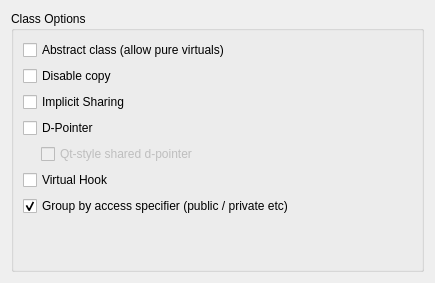
<ui version="4.0" >
 <class>Form</class>
 <widget class="QWidget" name="Form" >
  <property name="geometry" >
   <rect>
    <x>0</x>
    <y>0</y>
    <width>435</width>
    <height>283</height>
   </rect>
  </property>
  <property name="windowTitle" >
   <string>Form</string>
  </property>
  <layout class="QHBoxLayout" name="horizontalLayout_3" >
   <item>
    <widget class="QGroupBox" name="groupBox" >
     <property name="title" >
      <string>Class Options</string>
     </property>
     <property name="flat" >
      <bool>true</bool>
     </property>
     <layout class="QVBoxLayout" name="verticalLayout_2" >
      <item>
       <widget class="QCheckBox" name="checkBox" >
        <property name="text" >
         <string>Abstract class (allow pure virtuals)</string>
        </property>
       </widget>
      </item>
      <item>
       <widget class="QCheckBox" name="checkBox_2" >
        <property name="text" >
         <string>Disable copy</string>
        </property>
       </widget>
      </item>
      <item>
       <widget class="QCheckBox" name="checkBox_8" >
        <property name="text" >
         <string>Implicit Sharing</string>
        </property>
       </widget>
      </item>
      <item>
       <widget class="QCheckBox" name="checkBox_3" >
        <property name="text" >
         <string>D-Pointer</string>
        </property>
       </widget>
      </item>
      <item>
       <layout class="QHBoxLayout" name="horizontalLayout" >
        <item>
         <spacer name="horizontalSpacer" >
          <property name="orientation" >
           <enum>Qt::Horizontal</enum>
          </property>
          <property name="sizeType" >
           <enum>QSizePolicy::Fixed</enum>
          </property>
          <property name="sizeHint" stdset="0" >
           <size>
            <width>18</width>
            <height>20</height>
           </size>
          </property>
         </spacer>
        </item>
        <item>
         <widget class="QCheckBox" name="checkBox_4" >
          <property name="enabled" >
           <bool>false</bool>
          </property>
          <property name="text" >
           <string>Qt-style shared d-pointer</string>
          </property>
         </widget>
        </item>
       </layout>
      </item>
      <item>
       <widget class="QCheckBox" name="checkBox_7" >
        <property name="text" >
         <string>Virtual Hook</string>
        </property>
       </widget>
      </item>
      <item>
       <widget class="QCheckBox" name="checkBox_6" >
        <property name="text" >
         <string>Group by access specifier (public / private etc)</string>
        </property>
        <property name="checked" >
         <bool>true</bool>
        </property>
       </widget>
      </item>
      <item>
       <spacer name="verticalSpacer" >
        <property name="orientation" >
         <enum>Qt::Vertical</enum>
        </property>
        <property name="sizeHint" stdset="0" >
         <size>
          <width>20</width>
          <height>40</height>
         </size>
        </property>
       </spacer>
      </item>
     </layout>
    </widget>
   </item>
  </layout>
 </widget>
 <resources/>
 <connections>
  <connection>
   <sender>checkBox_3</sender>
   <signal>toggled(bool)</signal>
   <receiver>checkBox_4</receiver>
   <slot>setEnabled(bool)</slot>
   <hints>
    <hint type="sourcelabel" >
     <x>102</x>
     <y>116</y>
    </hint>
    <hint type="destinationlabel" >
     <x>147</x>
     <y>147</y>
    </hint>
   </hints>
  </connection>
 </connections>
</ui>
